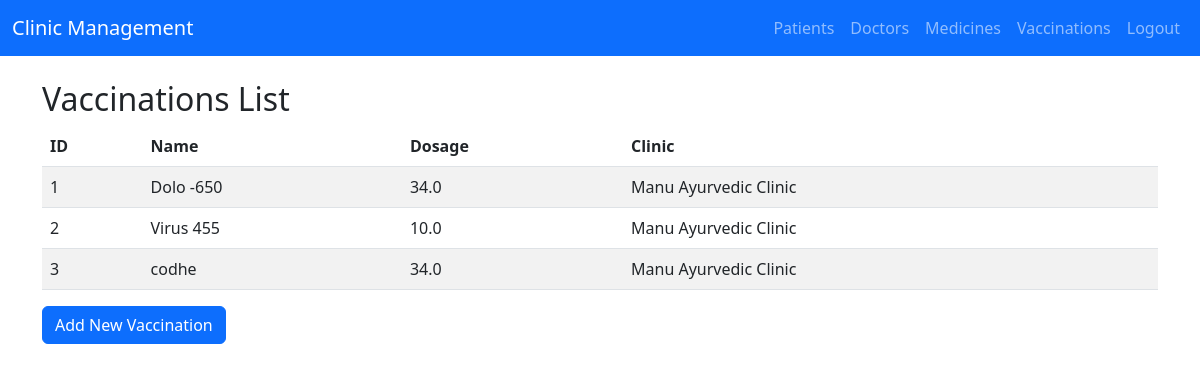
Screenshot of /vaccinations/ (signed in) with the database file from the repository.
### clinic/models.py (models this page shows)
class Vaccination(models.Model):
    vaccination_id = models.AutoField(primary_key=True)
    vaccination_name = models.CharField(max_length=100)
    dosage = models.FloatField()
    clinic = models.ForeignKey(Clinic, on_delete=models.CASCADE)

class Clinic(models.Model):
    clinic_id = models.AutoField(primary_key=True)
    clinic_name = models.CharField(max_length=100)
    clinic_phone_number = models.CharField(max_length=15)
    clinic_address = models.TextField()
    clinic_email = models.EmailField()

### clinic/views.py (the view)
# urls.py: path('vaccinations/', views.list_vaccinations, name='list_vaccinations'),
@login_required
def list_vaccinations(request):
    vaccinations = Vaccination.objects.all()
    return render(request, 'clinic_management/vaccinations.html', {'vaccinations': vaccinations})

### clinic/Templates/clinic_management/vaccinations.html
{% extends 'clinic_management/base.html' %}
{% block content %}
<h2>Vaccinations List</h2>
<table class="table table-striped">
    <thead>
        <tr>
            <th>ID</th>
            <th>Name</th>
            <th>Dosage</th>
            <th>Clinic</th>
        </tr>
    </thead>
    <tbody>
        {% for vaccination in vaccinations %}
        <tr>
            <td>{{ vaccination.vaccination_id }}</td>
            <td>{{ vaccination.vaccination_name }}</td>
            <td>{{ vaccination.dosage }}</td>
            <td>{{ vaccination.clinic.clinic_name }}</td>
        </tr>
        {% endfor %}
    </tbody>
</table>
<a href="/vaccinations/add/" class="btn btn-primary">Add New Vaccination</a>
{% endblock %}

### rows the page displays
Vaccination: vaccination_id "1", vaccination_name "Dolo -650", dosage "34.0", clinic.clinic_name "Manu Ayurvedic Clinic"
Vaccination: vaccination_id "2", vaccination_name "Virus 455", dosage "10.0", clinic.clinic_name "Manu Ayurvedic Clinic"
Vaccination: vaccination_id "3", vaccination_name "codhe", dosage "34.0", clinic.clinic_name "Manu Ayurvedic Clinic"
